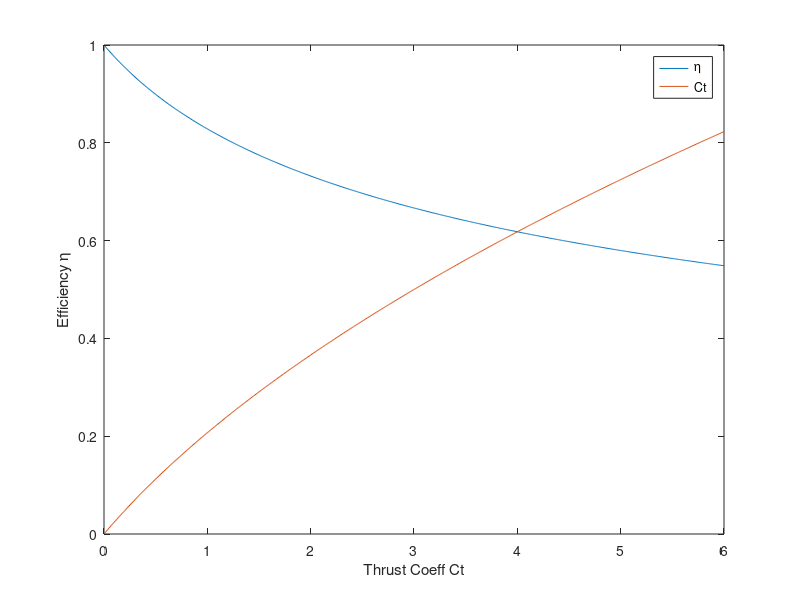

Here is the MATLAB script that generated this plot: (Note: this script raises an error after producing the figure.)
%Roshan Jaiswal-Ferri
%Section - 01
%AERO 302 Homework 2 - 11/9/24

%% Workspace Prep

format long     %Allows for more accurate decimals
close all;      %Clears all
clear all;      %Clears Workspace
clc;            %Clears Command Window

%% PART 1: CVA1

Ct = linspace(0,6,600);
V0 = linspace(0,6,600);

Vprop = 0.5*V0.*(sqrt(1+Ct)-1);
eff = V0./(Vprop+V0);

figure('Name','Efficiency V Thrust Coeff')
plot(Ct,eff)
hold on
plot(Ct, Vprop./V0)
xlabel('Thrust Coeff Ct')
ylabel('Efficiency \eta')
legend('\eta', 'Ct')

%% PART 2: ISF1

a = 343;
G = 1.4;
M = linspace(0,3,200);
P00 = 101325;
T00 = 300;
R0 = 1.225;
Cp = 1.005; %of air @300k (in Kj)
Rg = 287; %j/Kg-K

for i = 1:length(M)
    [T(1,i), P(1,i), R(1,i)] = IsenCalc2(G, M(i), P00, T00, R0);
end

Lab1D = load('S4G1D3RPM400.mat');
T0 = mean(Lab1D.t);
P0 = mean(Lab1D.P(:,1));
P1 = mean(Lab1D.P(:,2));
P2 = mean(Lab1D.P(:,3));
P3 = mean(Lab1D.P(:,4));
P4 = mean(Lab1D.P(:,5));
P5 = mean(Lab1D.P(:,6));

PS = [P1,P2,P3,P4,P5];
R0R = (P0./PS).^(1/G); %Rho/Rho0 avg over wind tunnel

V1 = sqrt(abs((2*(P0-P1))/R0));
V2 = sqrt(abs((2*(P0-P2))/R0));
V3 = sqrt(abs((2*(P0-P3))/R0));
V4 = sqrt(abs((2*(P0-P4))/R0));
V5 = sqrt(abs((2*(P0-P5))/R0));

M2(1,1) = V1/a;
M2(1,2) = V2/a;
M2(1,3) = V3/a;
M2(1,4) = V4/a;
M2(1,5) = V5/a;
M2S = sort(M2);

for i = 1:length(M2)
    [T1(1,i), P1(1,i), R1(1,i)] = IsenCalc2(G, M2(i), P0, T0, R0);
end

figure('Name','Isentropic Calculations')
plot(M,(P./P00))
hold on
plot(M,(T./T00))
plot(M,(R./R0))
plot(M2S,R0R, '*')
title('Isentropic Calculations of Air')
xlabel('Mach #')
ylabel('Ratio')
legend('P/P0','T/T0','R/R0','\rho_0/\rho',Location="best")
grid on

figure('Name','Ratio v Location')
plot(M2,(P1/P0),'*')
hold on
plot(M2,(T1/T0),'*')
plot(M2,(R1/R0),'*')
title('Wind Tunnel Location v Ratio')
xlabel('Wind Tunnel Location (Overlayed on Mach #)')
ylabel('Ratio')
legend('P/P0','T/T0','R/R0',Location="best")
grid on
xticks(M2S)  %Set ticks at each Mach number location
xticklabels({'L1', 'L5', 'L4', 'L2', 'L3'})

dS = Cp*log(T1(1,3)/T1(1,2))-Rg*log(P1(1,3)/P1(1,2));
dS = abs((dS/Cp)*100);
dS2 = Cp*log(T1(1,5)/T1(1,4))-Rg*log(P1(1,5)/P1(1,4));
dS2 = abs((dS2/Cp)*100);
disp(['Change in Entropy over test section: ', num2str(dS)]);
disp(['Change in Entropy over fan: ', num2str(dS2)]);
disp(' ');

%% PART 3: ISF2

[T3, p, rho] = statm(10000);
Cp = 1005; %of air @300k (in j)
p = p*1000;
a = 299.5; %Speed of sound at 10 km in m/s

v = linspace(1, 284, 400); %Speed from 1 m/s to 284 m/s
rho(1:length(v)) = rho;
M = v/a;

q = 0.5*rho.*v.^2;
p_static(1:length(v)) = p; %convrt kPa to Pa
p_total = p_static;
Pt = p_static+q;
Ts(1:length(v)) = T3;
T_total = Ts+(v.^2./(2*Cp));
%T_total = T*(1+(G-1)/2.*M.^2); %Total temperature (isentropic relation)

figure('Name','Bernoulli Calcutions');
subplot(1,3,1);
plot(M, p_static);
hold on
plot(M, Pt);
xlabel('Mach Number');
ylabel('Pressure (Pa)');
title('Pressure vs Mach # (Bernoulli)');
legend('Static P', 'Total P')
grid on

subplot(1,3,2);
plot(M, Ts)
hold on
plot(M, T_total);
xlabel('Mach Number');
ylabel('Temperature (K)');
title('Temparture vs Mach # (Bernoulli)');
legend('Static T', 'Total T')
grid on

subplot(1,3,3);
plot(M, rho);
xlabel('Mach Number');
ylabel('Density (kg/m^3)');
title('\rho vs Mach # (Bernoulli)');
grid on

%Isentropic Calcs
p_static_iso = p./(1+(G-1)/2.*M.^2).^(G/(G-1));
T_static_iso = T3./(1+(G-1)/2.*M.^2);
rho_static_iso = rho./(1+(G-1)/2.*M.^2).^(1/(G-1));
%T_total_iso = T_static_iso.*(1+(G-1)/2.*M.^2);

figure('Name','Isentropic Calculations');
subplot(1,3,1);
plot(M, p_static_iso);
hold on
plot(M, p_total);
xlabel('Mach Number');
ylabel('Pressure (Pa)');
title('Pressure vs Mach # (Isentropic)');
legend('Static P', 'Total P')
grid on

subplot(1,3,2);
plot(M, T_static_iso);
hold on
plot(M, Ts)
xlabel('Mach Number');
ylabel('Total Temp (K)');
title('Temperature vs Mach # (Isentropic)');
legend('Static T', 'Total T')
grid on

subplot(1,3,3);
plot(M,rho_static_iso)
xlabel('Mach Number');
ylabel('Density (kg/m^3)');
title('\rho vs Mach # (Isentropic)');
grid on

%% PART 5: CM1

Rho1 = 7.6; %kg/m^3
rho1 = 7.6*0.003;
mdot = 117.75; %kg/s
t = linspace(1,223,1500);
t0 = 0.75; %s

for i = 1:length(t)
    %dRho(1,i) = (-mdot/(pi*(0.05^2)*15*t(i)))*(t(i)-t0);
    dRho(1,i) = (-mdot*log(abs(t(i))))/pi*(0.05^2)*15;
end

rhot = dRho+Rho1;
[~, idx] = min(abs(rhot - rho1));
closest_value = rhot(idx);
closest_time = t(idx);
disp(['Time when rho reaches 0.3%: ', num2str(closest_time), ' sec']);

figure('Name','Change in rho')
%plot(t,dRho)
%hold on
plot(t,rhot)
xlabel('Time (s)')
ylabel('\rho (kg/m^3)')
title('\rho vs Time')
%legend('\Delta\rho', '\rho')
grid on

%% PART 4: CM2

x = 10;
r = linspace(-x*tan(deg2rad(11.8)), x*tan(deg2rad(11.8)), 200);

U = 1; %max speed is ratio of 1:1
Um = 2*U;

U = Um*exp((-50.*r.^2)./x^2);

figure('Name','Velocity Profile at x=10d')
plot(r,U)
xlabel('Dist x Diameter')
ylabel('Speed (m/s)')
grid on

%% Functions

function [T, P, rho] = IsenCalc2(Gamma, M, P0, T0, R0)
    T = ((1+((Gamma-1)/2)*M^2)/T0)^-1;
    P = (((T0/T)^(Gamma/(Gamma-1)))/P0)^-1;
    rho = (((P0/P)^(1/Gamma))/R0)^-1;
end
